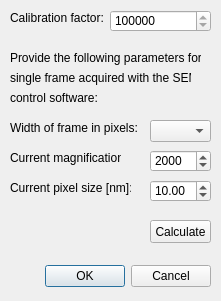
<?xml version="1.0" encoding="UTF-8"?>
<ui version="4.0">
 <class>magCalibration</class>
 <widget class="QDialog" name="magCalibration">
  <property name="windowModality">
   <enum>Qt::ApplicationModal</enum>
  </property>
  <property name="geometry">
   <rect>
    <x>0</x>
    <y>0</y>
    <width>221</width>
    <height>301</height>
   </rect>
  </property>
  <property name="windowTitle">
   <string>Magnification Calibration</string>
  </property>
  <property name="locale">
   <locale language="English" country="UnitedKingdom"/>
  </property>
  <property name="modal">
   <bool>false</bool>
  </property>
  <widget class="QDialogButtonBox" name="buttonBox">
   <property name="geometry">
    <rect>
     <x>40</x>
     <y>260</y>
     <width>171</width>
     <height>32</height>
    </rect>
   </property>
   <property name="orientation">
    <enum>Qt::Horizontal</enum>
   </property>
   <property name="standardButtons">
    <set>QDialogButtonBox::Cancel|QDialogButtonBox::Ok</set>
   </property>
  </widget>
  <widget class="QLabel" name="label_8">
   <property name="geometry">
    <rect>
     <x>10</x>
     <y>120</y>
     <width>131</width>
     <height>16</height>
    </rect>
   </property>
   <property name="text">
    <string>Width of frame in pixels:</string>
   </property>
  </widget>
  <widget class="QLabel" name="label_9">
   <property name="geometry">
    <rect>
     <x>10</x>
     <y>150</y>
     <width>111</width>
     <height>16</height>
    </rect>
   </property>
   <property name="text">
    <string>Current magnification:</string>
   </property>
  </widget>
  <widget class="QLabel" name="label_7">
   <property name="geometry">
    <rect>
     <x>10</x>
     <y>50</y>
     <width>191</width>
     <height>16</height>
    </rect>
   </property>
   <property name="text">
    <string>Provide the following parameters for a</string>
   </property>
  </widget>
  <widget class="QDoubleSpinBox" name="doubleSpinBox_pixelSize">
   <property name="geometry">
    <rect>
     <x>150</x>
     <y>180</y>
     <width>61</width>
     <height>22</height>
    </rect>
   </property>
   <property name="decimals">
    <number>2</number>
   </property>
   <property name="minimum">
    <double>1.000000000000000</double>
   </property>
   <property name="maximum">
    <double>100.000000000000000</double>
   </property>
   <property name="singleStep">
    <double>1.000000000000000</double>
   </property>
   <property name="value">
    <double>10.000000000000000</double>
   </property>
  </widget>
  <widget class="QPushButton" name="pushButton_calculate">
   <property name="geometry">
    <rect>
     <x>150</x>
     <y>220</y>
     <width>61</width>
     <height>23</height>
    </rect>
   </property>
   <property name="text">
    <string>Calculate</string>
   </property>
  </widget>
  <widget class="QLabel" name="label">
   <property name="geometry">
    <rect>
     <x>10</x>
     <y>10</y>
     <width>101</width>
     <height>16</height>
    </rect>
   </property>
   <property name="text">
    <string>Calibration factor:</string>
   </property>
  </widget>
  <widget class="QSpinBox" name="spinBox_calibrationFactor">
   <property name="geometry">
    <rect>
     <x>110</x>
     <y>10</y>
     <width>101</width>
     <height>22</height>
    </rect>
   </property>
   <property name="minimum">
    <number>9999999</number>
   </property>
   <property name="maximum">
    <number>999999999</number>
   </property>
   <property name="singleStep">
    <number>100000</number>
   </property>
  </widget>
  <widget class="QSpinBox" name="spinBox_mag">
   <property name="geometry">
    <rect>
     <x>150</x>
     <y>150</y>
     <width>61</width>
     <height>22</height>
    </rect>
   </property>
   <property name="minimum">
    <number>99</number>
   </property>
   <property name="maximum">
    <number>999999</number>
   </property>
   <property name="singleStep">
    <number>100</number>
   </property>
   <property name="value">
    <number>2000</number>
   </property>
  </widget>
  <widget class="QLabel" name="label_10">
   <property name="geometry">
    <rect>
     <x>10</x>
     <y>180</y>
     <width>121</width>
     <height>16</height>
    </rect>
   </property>
   <property name="text">
    <string>Current pixel size [nm]:</string>
   </property>
  </widget>
  <widget class="QLabel" name="label_2">
   <property name="geometry">
    <rect>
     <x>10</x>
     <y>70</y>
     <width>181</width>
     <height>16</height>
    </rect>
   </property>
   <property name="text">
    <string>single frame acquired with the SEM's</string>
   </property>
  </widget>
  <widget class="QLabel" name="label_3">
   <property name="geometry">
    <rect>
     <x>10</x>
     <y>90</y>
     <width>181</width>
     <height>16</height>
    </rect>
   </property>
   <property name="text">
    <string>control software:</string>
   </property>
  </widget>
  <widget class="QComboBox" name="comboBox_frameWidth">
   <property name="geometry">
    <rect>
     <x>150</x>
     <y>120</y>
     <width>61</width>
     <height>22</height>
    </rect>
   </property>
  </widget>
 </widget>
 <tabstops>
  <tabstop>spinBox_calibrationFactor</tabstop>
  <tabstop>comboBox_frameWidth</tabstop>
  <tabstop>spinBox_mag</tabstop>
  <tabstop>doubleSpinBox_pixelSize</tabstop>
  <tabstop>pushButton_calculate</tabstop>
 </tabstops>
 <resources/>
 <connections>
  <connection>
   <sender>buttonBox</sender>
   <signal>accepted()</signal>
   <receiver>magCalibration</receiver>
   <slot>accept()</slot>
   <hints>
    <hint type="sourcelabel">
     <x>248</x>
     <y>254</y>
    </hint>
    <hint type="destinationlabel">
     <x>157</x>
     <y>274</y>
    </hint>
   </hints>
  </connection>
  <connection>
   <sender>buttonBox</sender>
   <signal>rejected()</signal>
   <receiver>magCalibration</receiver>
   <slot>reject()</slot>
   <hints>
    <hint type="sourcelabel">
     <x>316</x>
     <y>260</y>
    </hint>
    <hint type="destinationlabel">
     <x>286</x>
     <y>274</y>
    </hint>
   </hints>
  </connection>
 </connections>
</ui>
